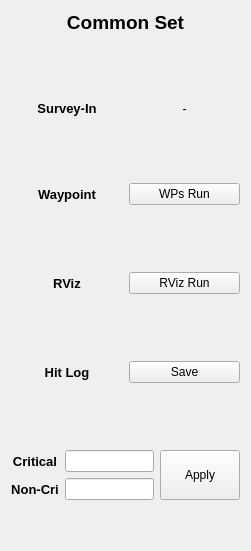
   <widget class="QWidget" name="verticalLayoutWidget">
    <property name="geometry">
     <rect>
      <x>720</x>
      <y>10</y>
      <width>251</width>
      <height>551</height>
     </rect>
    </property>
    <layout class="QVBoxLayout" name="common_set_layout" stretch="0,1,0,0">
     <item>
      <widget class="QLabel" name="common_set_lbl">
       <property name="sizePolicy">
        <sizepolicy hsizetype="Preferred" vsizetype="Preferred">
         <horstretch>0</horstretch>
         <verstretch>0</verstretch>
        </sizepolicy>
       </property>
       <property name="font">
        <font>
         <pointsize>14</pointsize>
         <weight>75</weight>
         <bold>true</bold>
        </font>
       </property>
       <property name="text">
        <string>Common Set</string>
       </property>
       <property name="alignment">
        <set>Qt::AlignCenter</set>
       </property>
      </widget>
     </item>
     <item>
      <layout class="QGridLayout" name="common_grid_box" rowstretch="0,0,0,0,0,0,0,0,0">
       <item row="3" column="1">
        <widget class="QPushButton" name="common_wps_btn">
         <property name="text">
          <string>WPs Run</string>
         </property>
        </widget>
       </item>
       <item row="3" column="0">
        <widget class="QLabel" name="waypoint_lbl">
         <property name="sizePolicy">
          <sizepolicy hsizetype="Preferred" vsizetype="Preferred">
           <horstretch>0</horstretch>
           <verstretch>0</verstretch>
          </sizepolicy>
         </property>
         <property name="font">
          <font>
           <pointsize>10</pointsize>
           <weight>75</weight>
           <bold>true</bold>
          </font>
         </property>
         <property name="text">
          <string>Waypoint</string>
         </property>
         <property name="alignment">
          <set>Qt::AlignCenter</set>
         </property>
        </widget>
       </item>
       <item row="7" column="1">
        <widget class="QPushButton" name="common_hit_save_btn">
         <property name="text">
          <string>Save</string>
         </property>
        </widget>
       </item>
       <item row="2" column="0">
        <spacer name="verticalSpacer_13">
         <property name="orientation">
          <enum>Qt::Vertical</enum>
         </property>
         <property name="sizeHint" stdset="0">
          <size>
           <width>20</width>
           <height>40</height>
          </size>
         </property>
        </spacer>
       </item>
       <item row="4" column="0">
        <spacer name="verticalSpacer_7">
         <property name="orientation">
          <enum>Qt::Vertical</enum>
         </property>
         <property name="sizeHint" stdset="0">
          <size>
           <width>20</width>
           <height>40</height>
          </size>
         </property>
        </spacer>
       </item>
       <item row="5" column="0">
        <widget class="QLabel" name="rviz_lbl">
         <property name="sizePolicy">
          <sizepolicy hsizetype="Preferred" vsizetype="Preferred">
           <horstretch>0</horstretch>
           <verstretch>0</verstretch>
          </sizepolicy>
         </property>
         <property name="font">
          <font>
           <pointsize>10</pointsize>
           <weight>75</weight>
           <bold>true</bold>
          </font>
         </property>
         <property name="text">
          <string>RViz</string>
         </property>
         <property name="alignment">
          <set>Qt::AlignCenter</set>
         </property>
        </widget>
       </item>
       <item row="7" column="0">
        <widget class="QLabel" name="mapviz_lbl_2">
         <property name="sizePolicy">
          <sizepolicy hsizetype="Preferred" vsizetype="Preferred">
           <horstretch>0</horstretch>
           <verstretch>0</verstretch>
          </sizepolicy>
         </property>
         <property name="font">
          <font>
           <pointsize>10</pointsize>
           <weight>75</weight>
           <bold>true</bold>
          </font>
         </property>
         <property name="text">
          <string>Hit Log</string>
         </property>
         <property name="alignment">
          <set>Qt::AlignCenter</set>
         </property>
        </widget>
       </item>
       <item row="8" column="0">
        <spacer name="verticalSpacer_21">
         <property name="orientation">
          <enum>Qt::Vertical</enum>
         </property>
         <property name="sizeHint" stdset="0">
          <size>
           <width>20</width>
           <height>40</height>
          </size>
         </property>
        </spacer>
       </item>
       <item row="5" column="1">
        <widget class="QPushButton" name="common_rviz_btn">
         <property name="text">
          <string>RViz Run</string>
         </property>
        </widget>
       </item>
       <item row="0" column="0">
        <spacer name="verticalSpacer_8">
         <property name="orientation">
          <enum>Qt::Vertical</enum>
         </property>
         <property name="sizeHint" stdset="0">
          <size>
           <width>20</width>
           <height>40</height>
          </size>
         </property>
        </spacer>
       </item>
       <item row="1" column="1">
        <widget class="QLabel" name="common_sur_val">
         <property name="text">
          <string>-</string>
         </property>
         <property name="alignment">
          <set>Qt::AlignCenter</set>
         </property>
        </widget>
       </item>
       <item row="1" column="0">
        <widget class="QLabel" name="common_sur_lbl">
         <property name="font">
          <font>
           <pointsize>10</pointsize>
           <weight>75</weight>
           <bold>true</bold>
          </font>
         </property>
         <property name="text">
          <string>Survey-In</string>
         </property>
         <property name="alignment">
          <set>Qt::AlignCenter</set>
         </property>
        </widget>
       </item>
       <item row="6" column="0">
        <spacer name="verticalSpacer_10">
         <property name="orientation">
          <enum>Qt::Vertical</enum>
         </property>
         <property name="sizeHint" stdset="0">
          <size>
           <width>20</width>
           <height>40</height>
          </size>
         </property>
        </spacer>
       </item>
      </layout>
     </item>
     <item>
      <layout class="QHBoxLayout" name="count_critical_mnq_hlayout">
       <item>
        <layout class="QGridLayout" name="get_count_val">
         <item row="1" column="0">
          <widget class="QLabel" name="non_critical_lbl">
           <property name="sizePolicy">
            <sizepolicy hsizetype="Preferred" vsizetype="Preferred">
             <horstretch>0</horstretch>
             <verstretch>0</verstretch>
            </sizepolicy>
           </property>
           <property name="font">
            <font>
             <pointsize>10</pointsize>
             <weight>75</weight>
             <bold>true</bold>
            </font>
           </property>
           <property name="text">
            <string>Non-Cri</string>
           </property>
           <property name="alignment">
            <set>Qt::AlignCenter</set>
           </property>
          </widget>
         </item>
         <item row="0" column="0">
          <widget class="QLabel" name="critical_lbl">
           <property name="sizePolicy">
            <sizepolicy hsizetype="Preferred" vsizetype="Preferred">
             <horstretch>0</horstretch>
             <verstretch>0</verstretch>
            </sizepolicy>
           </property>
           <property name="font">
            <font>
             <pointsize>10</pointsize>
             <weight>75</weight>
             <bold>true</bold>
            </font>
           </property>
           <property name="text">
            <string>Critical</string>
           </property>
           <property name="alignment">
            <set>Qt::AlignCenter</set>
           </property>
          </widget>
         </item>
         <item row="0" column="1">
          <widget class="QLineEdit" name="critical_val"/>
         </item>
         <item row="1" column="1">
          <widget class="QLineEdit" name="non_critical_val"/>
         </item>
        </layout>
       </item>
       <item>
        <widget class="QPushButton" name="hit_apply_btn">
         <property name="sizePolicy">
          <sizepolicy hsizetype="Minimum" vsizetype="Preferred">
           <horstretch>0</horstretch>
           <verstretch>0</verstretch>
          </sizepolicy>
         </property>
         <property name="text">
          <string>Apply</string>
         </property>
         <property name="iconSize">
          <size>
           <width>10</width>
           <height>30</height>
          </size>
         </property>
        </widget>
       </item>
      </layout>
     </item>
     <item>
      <spacer name="verticalSpacer_3">
       <property name="orientation">
        <enum>Qt::Vertical</enum>
       </property>
       <property name="sizeHint" stdset="0">
        <size>
         <width>20</width>
         <height>40</height>
        </size>
       </property>
      </spacer>
     </item>
    </layout>
   </widget>
